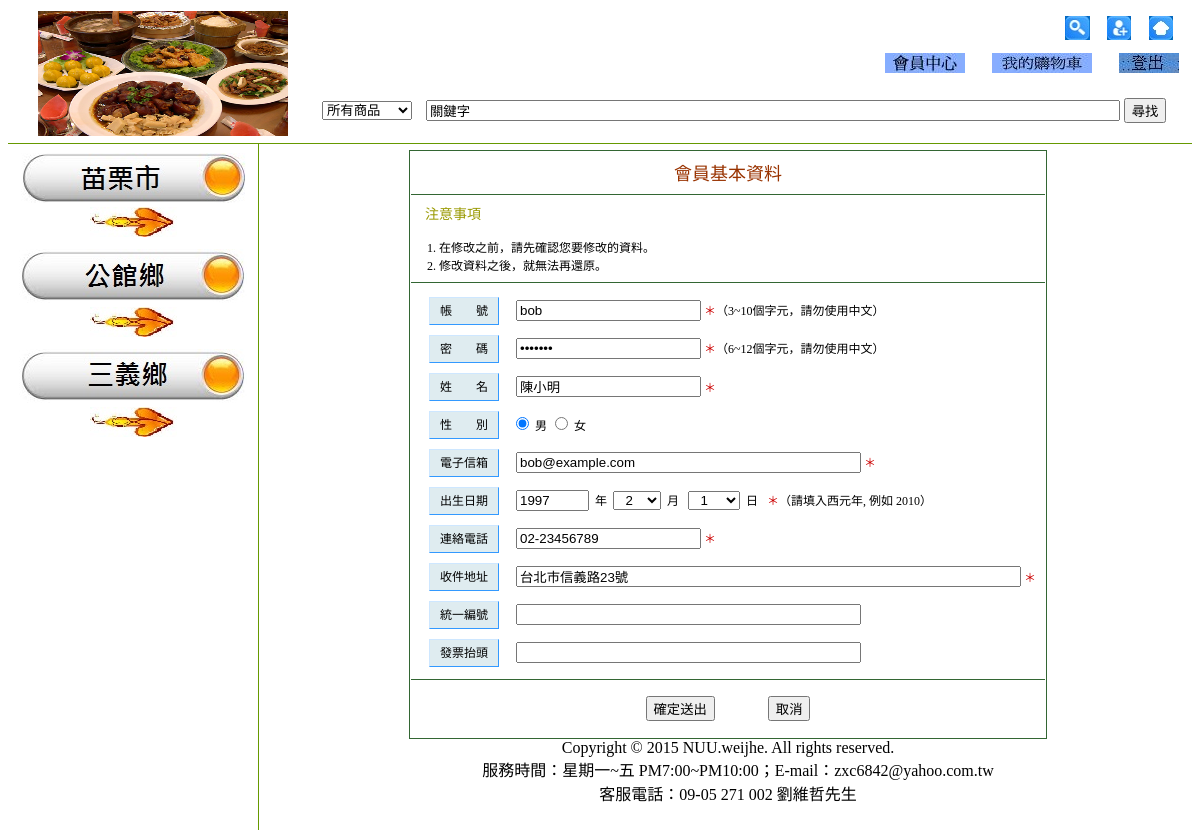
The app's page /member_info.php (signed in) with its own data.
### tables this page shows
CREATE TABLE `member` (
  `id` int(11) NOT NULL auto_increment,
  `username` varchar(12) NOT NULL,
  `password` varchar(12) NOT NULL,
  `name` varchar(40) NOT NULL,
  `sex` char(2) NOT NULL,
  `birthday` date NOT NULL,
  `email` varchar(40) NOT NULL,
  `phone` varchar(15) NOT NULL,
  `address` varchar(120) NOT NULL,
  `uniform` varchar(20) default NULL,
  `unititle` varchar(40) default NULL,
  `userlevel` tinyint(4) NOT NULL,
  PRIMARY KEY  (`id`)
);

### Connections/function.php (called while the page is built, shortened)
<?php
function GetSQLValue($value, $type)
{
  	switch ($type)
	{
    	case "text":
		    $value = ($value != "") ? "'" . htmlspecialchars($value, ENT_QUOTES) . "'" : "NULL";
      		break;
  	}
  	return $value;
}
?>

### member_info.php (the view, shortened to what this page needs)
<?php require_once('Connections/connection.php'); ?>
<?php require_once('Connections/function.php'); ?>
<?php
$username = "-1";
if (isset($_SESSION['Username'])) {
  $username = $_SESSION['Username'];
}
$query = sprintf("SELECT * FROM member WHERE username = %s", GetSQLValue($username, "text"));
$result = mysql_query($query, $connection);
if ($result) {
	$row = mysql_fetch_assoc($result);
}
else {
	header('Location: index.php');
}
?>
<?php
$date = getdate(strtotime($row['birthday']));
$year = $date['year'];
$month = $date['mon'];
$day = $date['mday'];
?>
<!DOCTYPE HTML>
<html xmlns="http://www.w3.org/1999/xhtml">
<head>
<link href="CSS/member_info.css" rel="stylesheet" type="text/css" />
</head>
<body>
<?php require_once("menu_top.php"); ?>
<table class="member_info_style1">
  <tr>
    <td class="member_info_style2">
      <span class="member_info_style3">
        會員基本資料
      </span>
    </td>
  </tr>
  <tr>
    <td>
      <form action="<?php echo $_SERVER['PHP_SELF']; ?>" method="post" onkeydown="if(event.keyCode==13) return false;">
        <table class="member_info_style4">
          <tr>
            <td class="member_info_style5">
              <span class="member_info_style6">注意事項</span>
              <br /><br />
              <span class="member_info_style7">
                1. 在修改之前，請先確認您要修改的資料。
              </span>
              <br />
              <span class="member_info_style7">
                2. 修改資料之後，就無法再還原。
              </span>
            </td>
          </tr>
          <tr>
            <td class="member_info_style16">
            <table class="member_info_style9">
               <tr>
                 <td class="member_info_style10">
                   <span class="member_info_style11">帳　　號</span>
                 </td>
                 <td class="member_info_style12">
                   <input name="username" id="username" type="text" class="member_info_style13" size="20" maxlength="10"
                     value="<?php echo $row['username']; ?>" />
                     <span class="member_info_style8">＊</span>（3~10個字元，請勿使用中文）
                 </td>
               </tr>
               <tr>
                 <td class="member_info_style10">
                   <span class="member_info_style11">
                     密　　碼
                   </span>
                 </td>
                <td class="member_info_style12">
                   <input name="password" id="password" type="password" class="member_info_style13" size="20" maxlength="12"
                     value="<?php echo $row['password']; ?>" />
                     <span class="member_info_style8">＊</span>（6~12個字元，請勿使用中文）
                 </td>
               </tr>
               <tr>
                 <td class="member_info_style10">
                   <span class="member_info_style11">
                     姓　　名
                   </span>
                 </td>
                 <td class="member_info_style12">
                   <input name="name" id="name" type="text" class="member_info_style13" size="20" maxlength="40"
                     value="<?php echo $row['name']; ?>" />
                     <span class="member_info_style8">＊</span>
                 </td>
               </tr>
               <tr>
                 <td class="member_info_style10">
                   <span class="member_info_style11">
                     性　　別
                   </span>
                 </td>
                 <td class="member_info_style12">
                   <input name="sex" type="radio" value="男" class="member_info_style14"
                     <?php if (!(strcmp($row['sex'],'男')))
                   {echo "checked=\"checked\"";} ?> />
                     男
               <input name="sex" type="radio" value="女"
                 <?php if (!(strcmp($row['sex'],'女')))
                  {echo "checked=\"checked\"";} ?> />
                     女
                 </td>
               </tr>
               <tr>
                 <td class="member_info_style10">
                   <span class="member_info_style11">
                     電子信箱
                   </span>
                 </td>
                 <td class="member_info_style12">
                   <input name="email" id="email" type="text" class="member_info_style13" size="40" maxlength="40"
                     value="<?php echo $row['email']; ?>" />
                     <span class="member_info_style8">＊</span>
                 </td>
               </tr>
               <tr>
                 <td class="member_info_style10">
                   <span class="member_info_style11">
                     出生日期
                   </span>
                 </td>
                 <td class="member_info_style12">
                   <input name="year" id="year" type="text" class="member_info_style13" size="6" maxlength="4"
                     value="<?php echo $year; ?>" />
                     &nbsp;年&nbsp;
                   <select name="month" id="month">
                   <?php
                     for ($i = 1; $i <= 12; $i++)
                     {
                   ?>
                     <option value="<?php echo $i ?>"
                       <?php if ($i==$month){echo "selected=\"selected\"";} ?>>
                       &nbsp;&nbsp;<?php echo $i ?>&nbsp;
                     </option>
                   <?php
                     }
                   ?>
                   </select>
                   &nbsp;月&nbsp;&nbsp;
                   <select name="day" id="day">
                   <?php
                     for ($i = 1; $i <= 31; $i++)
                     {
                   ?>
                       <option value="<?php echo $i ?>"
                         <?php if ($i==$day){echo "selected=\"selected\"";} ?>>
                         &nbsp;&nbsp;<?php echo $i ?>&nbsp;&nbsp;
                       </option>
                   <?php
                     }
                   ?>
                   </select>
                   &nbsp;日&nbsp;&nbsp;
                   <span class="member_info_style8">＊</span>（請填入西元年, 例如 2010）
                 </td>
               </tr>
               <tr>
                 <td class="member_info_style10">
                   <span class="member_info_style11">
                     連絡電話
                   </span>
                 </td>
                 <td class="member_info_style12">
                   <input name="phone" id="phone" type="text" class="member_info_style13" size="20" maxlength="15"
                     value="<?php echo $row['phone']; ?>" />
                     <span class="member_info_style8">＊</span>
                 </td>
               </tr>
               <tr>
                 <td class="member_info_style10">
                   <span class="member_info_style11">
                     收件地址
                   </span>
                 </td>
                 <td class="member_info_style12">
                   <input name="address" id="address" type="text" class="member_info_style13" size="60" maxlength="120"
                     value="<?php echo $row['address']; ?>" />
                     <span class="member_info_style8">＊</span>
                 </td>
               </tr>
               <tr>
                 <td class="member_info_style10">
                   <span class="member_info_style11">
                     統一編號
                   </span>
                 </td>
                 <td class="member_info_style12">
                   <input name="uniform" id="uniform" type="text" class="member_info_style13" size="40" maxlength="20"
                     value="<?php echo $row['uniform']; ?>" />
                 </td>
               </tr>
               <tr>
                 <td class="member_info_style10">
                   <span class="member_info_style11">
                     發票抬頭
                   </span>
                 </td>
                 <td class="member_info_style12">
                   <input name="unititle" id="unititle" type="text" class="member_info_style13" size="40" maxlength="40"
                     value="<?php echo $row['unititle']; ?>" />
                 </td>
               </tr>
             </table>
           </td>
         </tr>
         <tr>
           <td class="member_info_style2">
             <table class="member_info_style9">
               <tr>
                 <td class="member_info_style2">
                   <input type="submit" value="確定送出" onclick="return CheckFields();" />
                   <input type="button" value="取消" class="member_info_style15"
                     onclick="document.location='<?php echo $_SESSION['PrevPage']; ?>'; return false;" />
                 </td>
               </tr>
             </table>
           </td>
         </tr>
       </table>
      </form>
   </td>
 </tr>
</table>
<?php require_once("menu_bottom.php"); ?>
</body>
</body>
</html>

### CSS/member_info.css (style rules this page uses)
.member_info_style1 { margin-left: auto; margin-right: auto; border-collapse: collapse; border: 1px solid #336633; }
.member_info_style2 { margin: 8px; padding: 8px; text-align: center; }
.member_info_style3 { color: #993300; font-size: 18px; }
.member_info_style4 { width: 100%; height: 100%; border-collapse: collapse; border-top: 1px solid #336633; font-size: 12px; }
.member_info_style5 { margin: 8px; padding: 8px; border-bottom: 1px solid #336633; }
.member_info_style6 { color: #999900; font-size: 14px; margin-left: 6px; }
.member_info_style7 { margin: 8px; }
.member_info_style8 { color: #CC0000; }
.member_info_style9 { width: 100%; border-collapse: collapse; font-size: 12px; }
.member_info_style10 { padding: 10px 8px; }
.member_info_style11 { background-color: #DFECF0; margin-left: 2px; padding: 6px 10px; border-width: 1px; border-style: solid; border-color: #CEE7FF #3399FF #3399FF #CEE7FF; }
.member_info_style12 { text-align: left; }
.member_info_style13 { margin-left: 8px; }
.member_info_style14 { margin-left: 8px; }
.member_info_style15 { margin-left: 50px; }
.member_info_style16 { margin: 8px; padding: 8px; text-align: center; border-bottom: 1px solid #336633; }

### records on screen
member: username "bob", name "陳小明", sex "☑", email "bob@example.com", year "1997", month "2", day "1", phone "02-23456789", address "台北市信義路23號"
